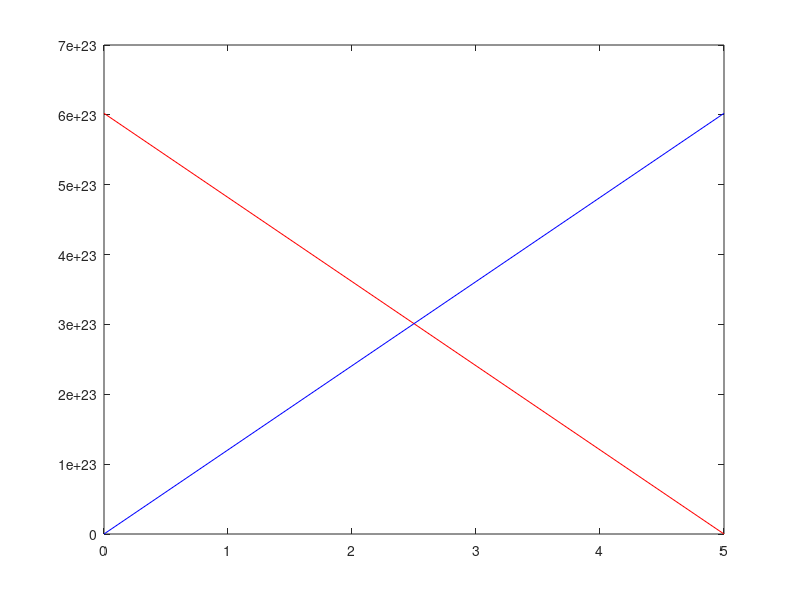

The MATLAB source for this figure:
%Spencer Krum
%PH 322 problem 1_4

%general form of euler Val(t + dt) = val(T) + dval(t) * dt

%solve numerically
%dNa/dt = - Na / tau_a
%dNb/dt = Na / tau_a - Nb / tau_b

% uranium 238 has a halflife of 4.5 billion years and decays to thorium 234
% thorium 234 has a halflife of 24 days

% halflife = ln(2) * tau
% tau = halflife / ln(2)
% ln(2) ~ 0.69315
clear
close all

halflife_uranium_238 = 4.5 * 1000000000 * 365 * 24 * 60 * 60;
halflife_thorium_234 =  24 * 24 * 60 * 60;

tau_u238 = halflife_uranium_238 / log(2);
tau_t234 = halflife_thorium_234 / log(2);




dt = input('Please enter your delta-t value: ')
t2 = input('Please enter your t-final value: ')
tau_a = input('Please enter your tau_a value: ')
tau_b = input('Please enter your tau_b value: ')

%setup time domain
%dt = 1e+6;
t1 = 0;
%t2 = 1e+18;
t = t1:dt:t2;

%assign tau_a and tau_b
%tau_a = tau_u238;
%tau_b = tau_t234;

disp(tau_a)
disp(tau_b)

% lets start with a mole of u238
% lets start with zero moles of t234
Na(1) = 6.022e+23;
Nb(1) = 0;

for i=1:length(t)-1,
    Na(i+1) = Na(i) + -Na(i) / tau_a *dt;
    Nb(i+1) = Nb(i) + ((Na(i) / tau_a) + (-Nb(i) / tau_b)) *dt;
    fprintf('T:\t%f\tNa:\t%f\t\tNb:\t%f\n', t(i), Na(i), Nb(i))
end

plot(t,Na, 'r', t, Nb, 'b')
pause()
